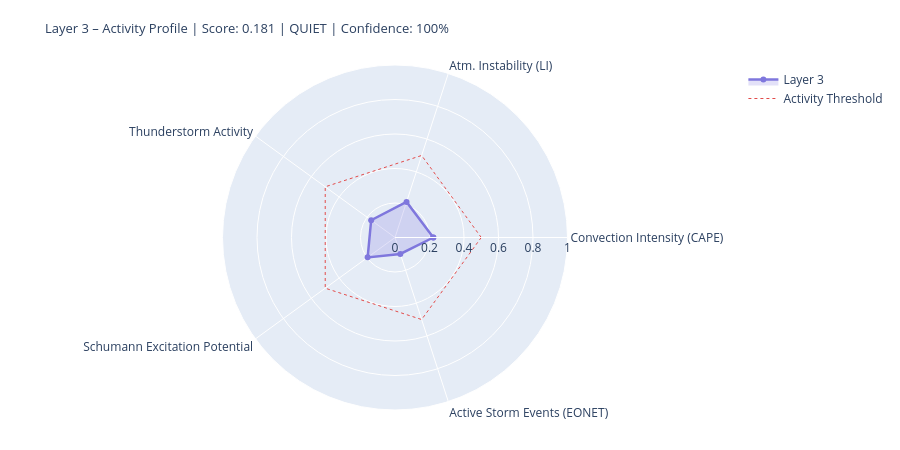

Here is the notebook cell this chart was saved with:
### Markdown cell above
---
## 4. State Assessment & Handoff to Layer 4/5

### Code cell
# ============================================================
# LAYER-3-SCORE
# Five dynamic components
# ============================================================

def norm(v, lo, hi):
    if v is None or (isinstance(v, float) and math.isnan(v)): return None
    return round(max(0.0, min(1.0, (v - lo) / (hi - lo))), 4)

# --- 1) Convection intensity (global CAPE mean) ---
cape_mean = df_atm['cape'].dropna().mean() if not df_atm.empty else None
conv_score = norm(cape_mean, 0, 3000)
conv_src   = 'primary' if cape_mean is not None else 'missing'

# --- 2) Atmospheric instability (LI mean) ---
li_mean   = df_atm['li'].dropna().mean() if not df_atm.empty else None
# Negative LI = unstable → higher score
instab_score = norm(-li_mean if li_mean is not None else None, -6, 6)
instab_src   = 'primary' if li_mean is not None else 'missing'

# --- 3) Thunderstorm activity (mean thunder score + WMO count) ---
thunder_mean = df_atm['thunder_score'].mean() if not df_atm.empty else None
n_thunder    = int(df_atm['thunderstorm'].sum()) if not df_atm.empty else 0
thunder_score_val = norm(
    (thunder_mean or 0) * 0.7 + n_thunder * 0.1, 0, 1.0
) if thunder_mean is not None else None
thunder_src = 'primary'

# --- 4) Schumann excitation potential (weighted Schumann contribution) ---
schumann_pot = df_atm['schumann_contribution'].mean() if not df_atm.empty else None
# Boosted by Layer-2 thunderstorm trigger
if schumann_pot is not None and l2_thunder:
    schumann_pot = min(1.0, schumann_pot * 1.2)
schumann_score = norm(schumann_pot, 0, 1.0) if schumann_pot is not None else None
schumann_src   = 'derived'

# --- 5) Storm activity (NASA EONET) ---
# Distinction: None = data not loaded, 0.0 = loaded but no events
storm_score = None
storm_src   = 'missing'
if raw.get('storms') is not None:          # API reached successfully
    storm_score = norm(len(storm_events), 0, 30) if storm_events else 0.0
    storm_src   = 'primary'

# X-Ray and Kp: context only, not in dynamic score
# (X-Ray = Layer-0/4 driver; Kp = geomagnetic index, not a lightning proxy)
xray_context = None
if raw.get('xray'):
    df_xc = pd.DataFrame(raw['xray'])
    fc = next((c for c in df_xc.columns
               if any(k in c.lower() for k in ['flux','long']) and 'time' not in c.lower()),
              df_xc.columns[1])
    df_xc[fc] = pd.to_numeric(df_xc[fc], errors='coerce')
    xray_last = df_xc[fc].dropna().iloc[-1] if not df_xc[fc].dropna().empty else None
    if xray_last:
        xray_class = ('X' if xray_last>=1e-4 else 'M' if xray_last>=1e-5
                      else 'C' if xray_last>=1e-6 else 'B')
        xray_context = {'flux': float(xray_last), 'class': xray_class}
        print(f'X-Ray context: {xray_class}-class ({xray_last:.2e} W/m²)')

# --- Aggregate ---
COMPONENTS = {
    'Convection Intensity (CAPE)':  {'score': conv_score,       'source': conv_src,    'dynamic': True},
    'Atm. Instability (LI)':         {'score': instab_score,     'source': instab_src,  'dynamic': True},
    'Thunderstorm Activity':              {'score': thunder_score_val, 'source': thunder_src, 'dynamic': True},
    'Schumann Excitation Potential':   {'score': schumann_score,   'source': schumann_src,'dynamic': True},
    'Active Storm Events (EONET)': {'score': storm_score,      'source': storm_src,   'dynamic': True},
}

available   = {k: v['score'] for k, v in COMPONENTS.items() if v['score'] is not None}
unavailable = [k for k, v in COMPONENTS.items() if v['score'] is None]
layer3_score = round(sum(available.values()) / len(available), 4) if available else None
confidence   = round(len(available) / len(COMPONENTS), 2)
level = ('unknown' if layer3_score is None
         else 'quiet'   if layer3_score < 0.3
         else 'moderate' if layer3_score < 0.6
         else 'active')
dominant_l3 = max(available, key=available.get) if available else 'none'

# --- Ausgabe ---
W = 68
print('=' * W)
print('LAYER 3 – ATMOSPHERE / WEATHER / THUNDERSTORMS – STATE ASSESSMENT')
print('=' * W)
for name, comp in COMPONENTS.items():
    s = comp['score']
    if s is not None:
        bar = '█' * int(s * 20) + '░' * (20 - int(s * 20))
        print(f'  {name:<36} {bar}  {s:.3f}  [{comp["source"]}]')
    else:
        print(f'  {name:<36} {"─" * 20}  n/a   [missing]')
print('-' * W)
print(f'  Score:        {layer3_score:.3f}  ({len(available)}/{len(COMPONENTS)} components)')
print(f'  Confidence:   {confidence:.0%}')
print(f'  Level:        {level.upper()}')
print(f'  Dominant:     {dominant_l3}')
print(f'  CAPE mean:    {cape_mean:.0f} J/kg' if cape_mean else '  CAPE mean:    n/a')
print(f'  LI mean:      {li_mean:.1f} K' if li_mean is not None else '  LI mean:      n/a')
print(f'  Thunderstorms:{n_thunder} points (WMO)  +  {len(storm_events)} NASA EONET')
print('=' * W)

# Radar
cats   = list(available.keys())
vals_r = list(available.values())
if len(cats) >= 3:
    fig = go.Figure()
    fig.add_trace(go.Scatterpolar(
        r=vals_r + [vals_r[0]], theta=cats + [cats[0]],
        fill='toself', fillcolor='rgba(127,119,221,0.22)',
        line=dict(color='#7F77DD', width=2.5), name='Layer 3'
    ))
    fig.add_trace(go.Scatterpolar(
        r=[0.5] * (len(cats)+1), theta=cats + [cats[0]],
        line=dict(color='#E24B4A', dash='dot', width=1),
        mode='lines', name='Activity Threshold'
    ))
    fig.update_layout(
        title=dict(
            text=f'Layer 3 – Activity Profile | Score: {layer3_score:.3f} | {level.upper()} | Confidence: {confidence:.0%}',
            font=dict(size=13)
        ),
        polar=dict(radialaxis=dict(visible=True, range=[0, 1])),
        height=450, showlegend=True,
        margin=dict(l=60, r=60, t=65, b=40)
    )
    fig.show()

### Figure 1 — Plotly figure (JSON) as saved in the notebook; plotly's stock layout.template omitted (floating-point values rounded to 4 significant figures)
{"data": [{"fill": "toself", "fillcolor": "rgba(127,119,221,0.22)", "line": {"color": "#7F77DD", "width": 2.5}, "name": "Layer 3", "r": [0.222, 0.2167, 0.1708, 0.196, 0.1, 0.222], "theta": ["Convection Intensity (CAPE)", "Atm. Instability (LI)", "Thunderstorm Activity", "Schumann Excitation Potential", "Active Storm Events (EONET)", "Convection Intensity (CAPE)"], "type": "scatterpolar"}, {"line": {"color": "#E24B4A", "dash": "dot", "width": 1}, "mode": "lines", "name": "Activity Threshold", "r": [0.5, 0.5, 0.5, 0.5, 0.5, 0.5], "theta": ["Convection Intensity (CAPE)", "Atm. Instability (LI)", "Thunderstorm Activity", "Schumann Excitation Potential", "Active Storm Events (EONET)", "Convection Intensity (CAPE)"], "type": "scatterpolar"}], "layout": {"height": 450, "margin": {"b": 40, "l": 60, "r": 60, "t": 65}, "polar": {"radialaxis": {"range": [0, 1], "visible": true}}, "showlegend": true, "title": {"font": {"size": 13}, "text": "Layer 3 – Activity Profile | Score: 0.181 | QUIET | Confidence: 100%"}}}
